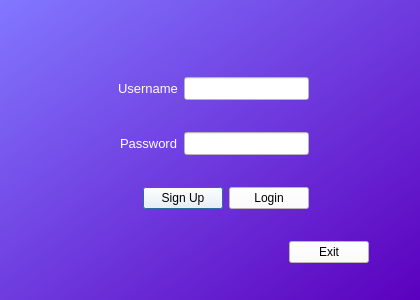
<?xml version="1.0" encoding="UTF-8"?>
<ui version="4.0">
 <class>Dialog</class>
 <widget class="QDialog" name="Dialog">
  <property name="geometry">
   <rect>
    <x>0</x>
    <y>0</y>
    <width>420</width>
    <height>300</height>
   </rect>
  </property>
  <property name="windowTitle">
   <string>Dialog</string>
  </property>
  <property name="styleSheet">
   <string notr="true">background-color:qlineargradient(spread:pad, x1:1, y1:1, x2:0, y2:0, stop:0 rgba(91, 0, 190, 255), stop:1 rgba(130, 119, 255, 255))</string>
  </property>
  <layout class="QVBoxLayout" name="verticalLayout">
   <item>
    <spacer name="verticalSpacer">
     <property name="orientation">
      <enum>Qt::Vertical</enum>
     </property>
     <property name="sizeType">
      <enum>QSizePolicy::Preferred</enum>
     </property>
     <property name="sizeHint" stdset="0">
      <size>
       <width>20</width>
       <height>40</height>
      </size>
     </property>
    </spacer>
   </item>
   <item>
    <layout class="QHBoxLayout" name="Username">
     <item>
      <spacer name="horizontalSpacer_4">
       <property name="orientation">
        <enum>Qt::Horizontal</enum>
       </property>
       <property name="sizeType">
        <enum>QSizePolicy::Expanding</enum>
       </property>
       <property name="sizeHint" stdset="0">
        <size>
         <width>40</width>
         <height>20</height>
        </size>
       </property>
      </spacer>
     </item>
     <item>
      <widget class="QLabel" name="usernameLabel">
       <property name="palette">
        <palette>
         <active>
          <colorrole role="WindowText">
           <brush brushstyle="SolidPattern">
            <color alpha="255">
             <red>255</red>
             <green>255</green>
             <blue>255</blue>
            </color>
           </brush>
          </colorrole>
          <colorrole role="Button">
           <brush brushstyle="SolidPattern">
            <color alpha="0">
             <red>255</red>
             <green>255</green>
             <blue>255</blue>
            </color>
           </brush>
          </colorrole>
          <colorrole role="Base">
           <brush brushstyle="SolidPattern">
            <color alpha="0">
             <red>255</red>
             <green>255</green>
             <blue>255</blue>
            </color>
           </brush>
          </colorrole>
          <colorrole role="Window">
           <brush brushstyle="SolidPattern">
            <color alpha="0">
             <red>255</red>
             <green>255</green>
             <blue>255</blue>
            </color>
           </brush>
          </colorrole>
         </active>
         <inactive>
          <colorrole role="WindowText">
           <brush brushstyle="SolidPattern">
            <color alpha="255">
             <red>255</red>
             <green>255</green>
             <blue>255</blue>
            </color>
           </brush>
          </colorrole>
          <colorrole role="Button">
           <brush brushstyle="SolidPattern">
            <color alpha="0">
             <red>255</red>
             <green>255</green>
             <blue>255</blue>
            </color>
           </brush>
          </colorrole>
          <colorrole role="Base">
           <brush brushstyle="SolidPattern">
            <color alpha="0">
             <red>255</red>
             <green>255</green>
             <blue>255</blue>
            </color>
           </brush>
          </colorrole>
          <colorrole role="Window">
           <brush brushstyle="SolidPattern">
            <color alpha="0">
             <red>255</red>
             <green>255</green>
             <blue>255</blue>
            </color>
           </brush>
          </colorrole>
         </inactive>
         <disabled>
          <colorrole role="WindowText">
           <brush brushstyle="SolidPattern">
            <color alpha="255">
             <red>120</red>
             <green>120</green>
             <blue>120</blue>
            </color>
           </brush>
          </colorrole>
          <colorrole role="Button">
           <brush brushstyle="SolidPattern">
            <color alpha="0">
             <red>255</red>
             <green>255</green>
             <blue>255</blue>
            </color>
           </brush>
          </colorrole>
          <colorrole role="Base">
           <brush brushstyle="SolidPattern">
            <color alpha="0">
             <red>255</red>
             <green>255</green>
             <blue>255</blue>
            </color>
           </brush>
          </colorrole>
          <colorrole role="Window">
           <brush brushstyle="SolidPattern">
            <color alpha="0">
             <red>255</red>
             <green>255</green>
             <blue>255</blue>
            </color>
           </brush>
          </colorrole>
         </disabled>
        </palette>
       </property>
       <property name="font">
        <font>
         <pointsize>10</pointsize>
        </font>
       </property>
       <property name="styleSheet">
        <string notr="true">background-color: rgba(255, 255, 255, 0);</string>
       </property>
       <property name="text">
        <string>Username</string>
       </property>
      </widget>
     </item>
     <item>
      <widget class="QLineEdit" name="usernameLine">
       <property name="font">
        <font>
         <pointsize>10</pointsize>
        </font>
       </property>
       <property name="styleSheet">
        <string notr="true">background-color: rgba(255, 255, 255, 255);</string>
       </property>
      </widget>
     </item>
     <item>
      <spacer name="horizontalSpacer_5">
       <property name="orientation">
        <enum>Qt::Horizontal</enum>
       </property>
       <property name="sizeType">
        <enum>QSizePolicy::Preferred</enum>
       </property>
       <property name="sizeHint" stdset="0">
        <size>
         <width>100</width>
         <height>20</height>
        </size>
       </property>
      </spacer>
     </item>
    </layout>
   </item>
   <item>
    <layout class="QHBoxLayout" name="Password">
     <item>
      <spacer name="horizontalSpacer_6">
       <property name="orientation">
        <enum>Qt::Horizontal</enum>
       </property>
       <property name="sizeHint" stdset="0">
        <size>
         <width>40</width>
         <height>20</height>
        </size>
       </property>
      </spacer>
     </item>
     <item>
      <widget class="QLabel" name="passwordLabel">
       <property name="palette">
        <palette>
         <active>
          <colorrole role="WindowText">
           <brush brushstyle="SolidPattern">
            <color alpha="255">
             <red>255</red>
             <green>255</green>
             <blue>255</blue>
            </color>
           </brush>
          </colorrole>
          <colorrole role="Button">
           <brush brushstyle="SolidPattern">
            <color alpha="0">
             <red>255</red>
             <green>255</green>
             <blue>255</blue>
            </color>
           </brush>
          </colorrole>
          <colorrole role="Base">
           <brush brushstyle="SolidPattern">
            <color alpha="0">
             <red>255</red>
             <green>255</green>
             <blue>255</blue>
            </color>
           </brush>
          </colorrole>
          <colorrole role="Window">
           <brush brushstyle="SolidPattern">
            <color alpha="0">
             <red>255</red>
             <green>255</green>
             <blue>255</blue>
            </color>
           </brush>
          </colorrole>
         </active>
         <inactive>
          <colorrole role="WindowText">
           <brush brushstyle="SolidPattern">
            <color alpha="255">
             <red>255</red>
             <green>255</green>
             <blue>255</blue>
            </color>
           </brush>
          </colorrole>
          <colorrole role="Button">
           <brush brushstyle="SolidPattern">
            <color alpha="0">
             <red>255</red>
             <green>255</green>
             <blue>255</blue>
            </color>
           </brush>
          </colorrole>
          <colorrole role="Base">
           <brush brushstyle="SolidPattern">
            <color alpha="0">
             <red>255</red>
             <green>255</green>
             <blue>255</blue>
            </color>
           </brush>
          </colorrole>
          <colorrole role="Window">
           <brush brushstyle="SolidPattern">
            <color alpha="0">
             <red>255</red>
             <green>255</green>
             <blue>255</blue>
            </color>
           </brush>
          </colorrole>
         </inactive>
         <disabled>
          <colorrole role="WindowText">
           <brush brushstyle="SolidPattern">
            <color alpha="255">
             <red>120</red>
             <green>120</green>
             <blue>120</blue>
            </color>
           </brush>
          </colorrole>
          <colorrole role="Button">
           <brush brushstyle="SolidPattern">
            <color alpha="0">
             <red>255</red>
             <green>255</green>
             <blue>255</blue>
            </color>
           </brush>
          </colorrole>
          <colorrole role="Base">
           <brush brushstyle="SolidPattern">
            <color alpha="0">
             <red>255</red>
             <green>255</green>
             <blue>255</blue>
            </color>
           </brush>
          </colorrole>
          <colorrole role="Window">
           <brush brushstyle="SolidPattern">
            <color alpha="0">
             <red>255</red>
             <green>255</green>
             <blue>255</blue>
            </color>
           </brush>
          </colorrole>
         </disabled>
        </palette>
       </property>
       <property name="font">
        <font>
         <pointsize>10</pointsize>
        </font>
       </property>
       <property name="styleSheet">
        <string notr="true">background-color: rgba(255, 255, 255, 0);</string>
       </property>
       <property name="text">
        <string>Password</string>
       </property>
      </widget>
     </item>
     <item>
      <widget class="QLineEdit" name="passwordLine">
       <property name="font">
        <font>
         <pointsize>10</pointsize>
        </font>
       </property>
       <property name="styleSheet">
        <string notr="true">background-color: rgba(255, 255, 255, 255);</string>
       </property>
       <property name="echoMode">
        <enum>QLineEdit::Password</enum>
       </property>
      </widget>
     </item>
     <item>
      <spacer name="horizontalSpacer_7">
       <property name="orientation">
        <enum>Qt::Horizontal</enum>
       </property>
       <property name="sizeType">
        <enum>QSizePolicy::Preferred</enum>
       </property>
       <property name="sizeHint" stdset="0">
        <size>
         <width>100</width>
         <height>20</height>
        </size>
       </property>
      </spacer>
     </item>
    </layout>
   </item>
   <item>
    <layout class="QHBoxLayout" name="Buttons">
     <item>
      <spacer name="horizontalSpacer_2">
       <property name="orientation">
        <enum>Qt::Horizontal</enum>
       </property>
       <property name="sizeHint" stdset="0">
        <size>
         <width>40</width>
         <height>20</height>
        </size>
       </property>
      </spacer>
     </item>
     <item>
      <widget class="QPushButton" name="signupButton">
       <property name="styleSheet">
        <string notr="true">background-color: rgba(255, 255, 255, 255);</string>
       </property>
       <property name="text">
        <string>Sign Up</string>
       </property>
      </widget>
     </item>
     <item>
      <widget class="QPushButton" name="loginButton">
       <property name="styleSheet">
        <string notr="true">background-color: rgba(255, 255, 255, 255);</string>
       </property>
       <property name="text">
        <string>Login</string>
       </property>
      </widget>
     </item>
     <item>
      <spacer name="horizontalSpacer_3">
       <property name="orientation">
        <enum>Qt::Horizontal</enum>
       </property>
       <property name="sizeType">
        <enum>QSizePolicy::Preferred</enum>
       </property>
       <property name="sizeHint" stdset="0">
        <size>
         <width>100</width>
         <height>20</height>
        </size>
       </property>
      </spacer>
     </item>
    </layout>
   </item>
   <item>
    <layout class="QHBoxLayout" name="Exit">
     <item>
      <spacer name="horizontalSpacer">
       <property name="orientation">
        <enum>Qt::Horizontal</enum>
       </property>
       <property name="sizeHint" stdset="0">
        <size>
         <width>40</width>
         <height>20</height>
        </size>
       </property>
      </spacer>
     </item>
     <item>
      <widget class="QPushButton" name="exitButton">
       <property name="styleSheet">
        <string notr="true">background-color: rgba(255, 255, 255, 255);</string>
       </property>
       <property name="text">
        <string>Exit</string>
       </property>
      </widget>
     </item>
     <item>
      <spacer name="horizontalSpacer_8">
       <property name="orientation">
        <enum>Qt::Horizontal</enum>
       </property>
       <property name="sizeType">
        <enum>QSizePolicy::Minimum</enum>
       </property>
       <property name="sizeHint" stdset="0">
        <size>
         <width>40</width>
         <height>20</height>
        </size>
       </property>
      </spacer>
     </item>
    </layout>
   </item>
  </layout>
 </widget>
 <resources/>
 <connections>
  <connection>
   <sender>signupButton</sender>
   <signal>clicked()</signal>
   <receiver>Dialog</receiver>
   <slot>open_sign_up()</slot>
   <hints>
    <hint type="sourcelabel">
     <x>191</x>
     <y>204</y>
    </hint>
    <hint type="destinationlabel">
     <x>103</x>
     <y>191</y>
    </hint>
   </hints>
  </connection>
  <connection>
   <sender>loginButton</sender>
   <signal>clicked()</signal>
   <receiver>Dialog</receiver>
   <slot>login()</slot>
   <hints>
    <hint type="sourcelabel">
     <x>287</x>
     <y>206</y>
    </hint>
    <hint type="destinationlabel">
     <x>348</x>
     <y>188</y>
    </hint>
   </hints>
  </connection>
  <connection>
   <sender>exitButton</sender>
   <signal>clicked()</signal>
   <receiver>Dialog</receiver>
   <slot>exit_program()</slot>
   <hints>
    <hint type="sourcelabel">
     <x>310</x>
     <y>263</y>
    </hint>
    <hint type="destinationlabel">
     <x>235</x>
     <y>242</y>
    </hint>
   </hints>
  </connection>
 </connections>
 <slots>
  <slot>open_sign_up()</slot>
  <slot>login()</slot>
  <slot>exit_program()</slot>
 </slots>
</ui>
